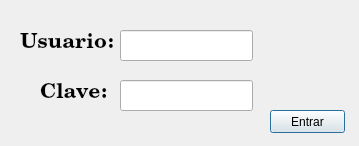
<?xml version="1.0" encoding="UTF-8"?>
<ui version="4.0">
 <author>Marvin</author>
 <class>Dialog</class>
 <widget class="QDialog" name="Dialog">
  <property name="geometry">
   <rect>
    <x>0</x>
    <y>0</y>
    <width>359</width>
    <height>146</height>
   </rect>
  </property>
  <property name="windowTitle">
   <string>Autentificacion</string>
  </property>
  <widget class="QLineEdit" name="lineEdit">
   <property name="geometry">
    <rect>
     <x>120</x>
     <y>30</y>
     <width>133</width>
     <height>31</height>
    </rect>
   </property>
  </widget>
  <widget class="QLabel" name="label">
   <property name="geometry">
    <rect>
     <x>20</x>
     <y>30</y>
     <width>93</width>
     <height>25</height>
    </rect>
   </property>
   <property name="font">
    <font>
     <family>Century</family>
     <pointsize>16</pointsize>
     <weight>75</weight>
     <bold>true</bold>
    </font>
   </property>
   <property name="text">
    <string>Usuario:</string>
   </property>
  </widget>
  <widget class="QLineEdit" name="lineEdit_2">
   <property name="geometry">
    <rect>
     <x>120</x>
     <y>80</y>
     <width>133</width>
     <height>31</height>
    </rect>
   </property>
  </widget>
  <widget class="QLabel" name="label_2">
   <property name="geometry">
    <rect>
     <x>40</x>
     <y>80</y>
     <width>68</width>
     <height>25</height>
    </rect>
   </property>
   <property name="font">
    <font>
     <family>Century</family>
     <pointsize>16</pointsize>
     <weight>75</weight>
     <bold>true</bold>
    </font>
   </property>
   <property name="text">
    <string>Clave:</string>
   </property>
  </widget>
  <widget class="QPushButton" name="pushButton">
   <property name="geometry">
    <rect>
     <x>270</x>
     <y>110</y>
     <width>75</width>
     <height>23</height>
    </rect>
   </property>
   <property name="text">
    <string>Entrar</string>
   </property>
  </widget>
 </widget>
 <resources/>
 <connections>
  <connection>
   <sender>lineEdit_2</sender>
   <signal>returnPressed()</signal>
   <receiver>pushButton</receiver>
   <slot>click()</slot>
   <hints>
    <hint type="sourcelabel">
     <x>161</x>
     <y>91</y>
    </hint>
    <hint type="destinationlabel">
     <x>298</x>
     <y>118</y>
    </hint>
   </hints>
  </connection>
 </connections>
</ui>
